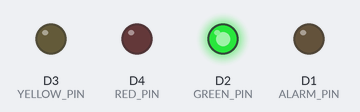
Bench run of a sketch on a simulated ESP8266 (NodeMCU). Parts: output pins drawn as LEDs (lit = HIGH). What the sketch prints to the serial monitor is not drawn.

Above: at 1.8 s.
At 10.8 s:
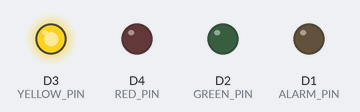
At 19.8 s:
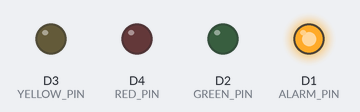
At 24.3 s:
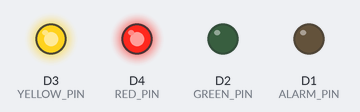
At 28.9 s:
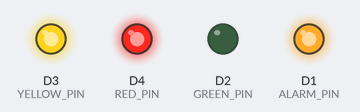
At 38.0 s:
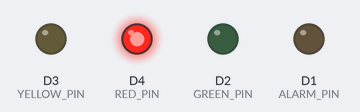
Timing chart, 0 to 41.2 s (numbered marks = the images above):
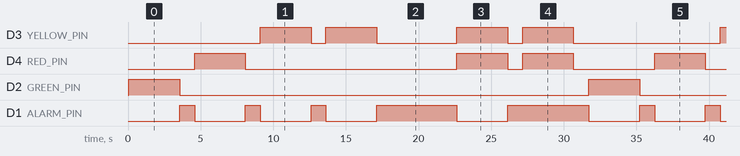

Measured:
- by itself, D3 (YELLOW_PIN): repeats every 31.7 s: LOW 1.0 s, HIGH 3.5 s, LOW 5.5 s, HIGH 3.5 s, LOW 1.0 s, HIGH 3.5 s, LOW 10.1 s, HIGH 3.5 s
- by itself, D4 (RED_PIN): repeats every 31.7 s: LOW 14.6 s, HIGH 3.5 s, LOW 1.0 s, HIGH 3.5 s, LOW 5.6 s, HIGH 3.5 s
- by itself, D2 (GREEN_PIN): alternates HIGH for 3.5 s and LOW for 28.2 s
- by itself, D1 (ALARM_PIN): repeats every 31.7 s: 2 × (LOW 3.5 s, HIGH 1.0 s), LOW 3.5 s, HIGH 5.5 s, LOW 3.5 s, HIGH 5.6 s, LOW 3.5 s, HIGH 1.0 s

The sketch:

WarningLightController.ino
```cpp
const int RED_PIN = D4;  // the Arduino pin, which connects to the IN pin of relay for the RED LED
const int YELLOW_PIN = D3;  // the Arduino pin, which connects to the IN pin of relay for the YELLOW LED
const int GREEN_PIN = D2;  // the Arduino pin, which connects to the IN pin of relay for the GREEN LED
const int ALARM_PIN = D1;  // the Arduino pin, which connects to the IN pin of relay for the BLUE LED


// Function that will take each of the sensor values and determine corresponding LEDs to turn on
void changeLights(float waterLvl, float foodLvl, float temperature, bool lampMalfunction) {
  int yellow_light = waterLvl < 100 || foodLvl < 100; //Resources threshold
  int red_light = temperature <= 34; // Temperature threshold
  int blue_light = lampMalfunction; // If lamp is malfunctioning
  int green_light = !(yellow_light || red_light || blue_light); // If no other lights are on, green should be on

//   Write all of the determined values to corresponding digital pins
  digitalWrite(RED_PIN, red_light);
  digitalWrite(YELLOW_PIN, yellow_light);
  digitalWrite(GREEN_PIN, green_light);
  digitalWrite(ALARM_PIN, blue_light);
}

// Function to return lights back to green status
void returnNormalLights() {
  changeLights(100, 100, 100, 100);
  delay(1000);
}

void setup() {
  Serial.begin(9600);
  // initialize all digital relay pins as an output.
  pinMode(RED_PIN, OUTPUT);
  pinMode(YELLOW_PIN, OUTPUT);
  pinMode(GREEN_PIN, OUTPUT);
  pinMode(ALARM_PIN, OUTPUT);
}

void loop() {
  Serial.println("Mocking full food, full water, properly working heat lamp, and non-freezing temperatures (Green light should illuminate)");
  changeLights(100, 100, 100, false);
  delay(3500);
  returnNormalLights();

  Serial.println("Testing temperature warning, mocking temperature of 34C (Red light should illuminate)");
  changeLights(100, 100, 34, false);
  delay(3500);
  returnNormalLights();

  Serial.println("Testing food warning, mocking food level of 1 gram (Yellow light should illuminate)");
  changeLights(100, 1, 100, false);
  delay(3500);
  returnNormalLights();

  Serial.println("Testing water warning, mocking water level of 1 mL (Yellow light should illuminate)");
  changeLights(1, 100, 100, false);
  delay(3500);
  returnNormalLights();

  Serial.println("Testing malfunctioning heat lamp (Blue light [alarm] should illuminate)");
  changeLights(100, 100, 100, true);
  delay(3500);
  returnNormalLights();

  Serial.println("Testing low resources and temperature warning (Red + Yellow)");
  changeLights(1, 100, 32, false);
  delay(3500);
  returnNormalLights();

  Serial.println("Testing low resources, temperature warning, and heat lamp malfunction (all lights but green)");
  changeLights(1, 1, 1, true);
  delay(3500);
  returnNormalLights();
}
```
